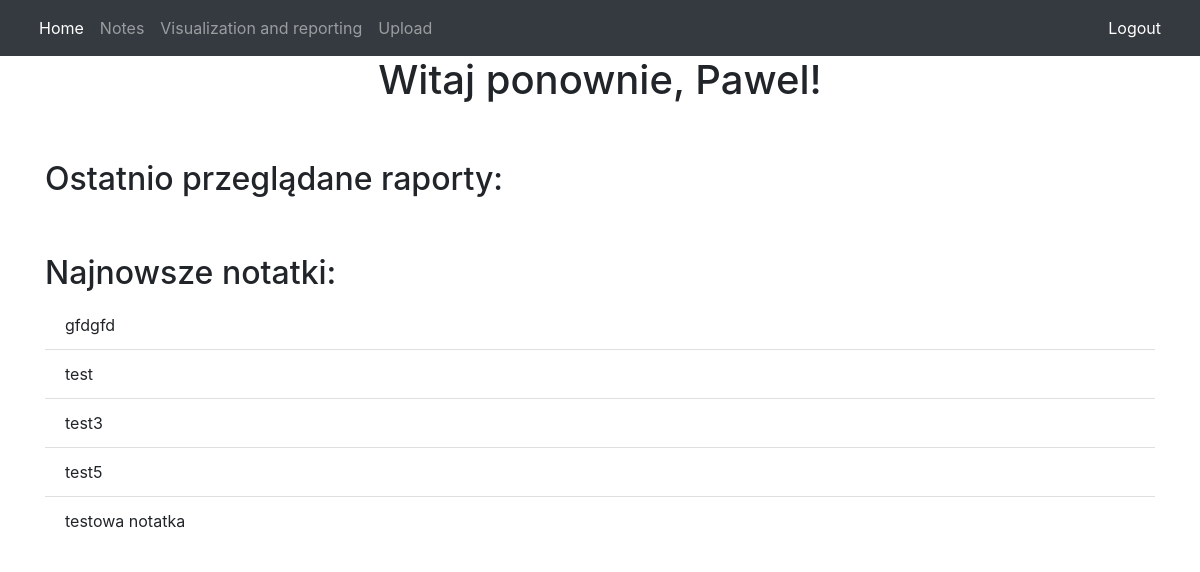
Screenshot of / (signed in) with the database file from the repository.
### website/models.py (models this page shows)
class User(db.Model, UserMixin):
    id = db.Column(db.Integer, primary_key=True)
    email = db.Column(db.String(150), unique=True)
    password = db.Column(db.String(150))
    first_name = db.Column(db.String(150))
    notes = db.relationship('Note')

class Note(db.Model):
    id = db.Column(db.Integer, primary_key=True)
    data = db.Column(db.String(10000))
    date = db.Column(db.DateTime(timezone=True), default=func.now())
    user_id = db.Column(db.Integer, db.ForeignKey('user.id'))

### website/views.py (the view)
@views.route('/', methods=['GET'])
@login_required
def home():
    return render_template("home.html", user=current_user)

### website/__init__.py (called while the page is built)
def create_app():
    app = Flask(__name__)
    app.config['SECRET_KEY'] = 'hjshjhdjah kjshkjdhjs'
    app.config['SQLALCHEMY_DATABASE_URI'] = f'sqlite:///{DB_NAME}'
    app.config['SQLALCHEMY_TRACK_MODIFICATIONS']=False
    db.init_app(app)
    from .views import views
    from .auth import auth
    from .import_csv import importCsv
    from .transformation import transform
    app.register_blueprint(views, url_prefix='/')
    app.register_blueprint(auth, url_prefix='/')
    app.register_blueprint(importCsv, url_prefix='/')
    app.register_blueprint(transform, url_prefix='/')
    from . import models
    with app.app_context():
        db.create_all()
    login_manager = LoginManager()
    login_manager.login_view = 'auth.login'
    login_manager.init_app(app)
    @login_manager.user_loader
    def load_user(id):
        return models.User.query.get(int(id))
    return app

### website/templates/home.html
{% extends "base.html" %} {% block title %}Home{% endblock %}
{% block content %}
    <h1 align="center">Witaj ponownie, {{user.first_name}}!</h1>
    <br/><br/>
    <h2 align="left">Ostatnio przeglądane raporty: </h2>
    <br/><br/>
    <h2 align="left">Najnowsze notatki: </h2>
    <ul class="list-group list-group-flush" id="notes">
      {% for note in user.notes[-5:] %}
      <li class="list-group-item">{{ note.data }}</li>
      {% endfor %}
    </ul>
{% endblock %}

### rows the page displays
User: first_name "Pawel"
Note: data "gfdgfd"
Note: data "test"
Note: data "test3"
Note: data "test5"
Note: data "testowa notatka"
